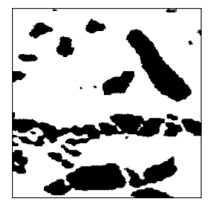
#> input picture Python/Daftar gambar eksperimen-20231205/ruin1.jpg, 210 x 206 px
$ python suplemen6_translasi.py
#> lines starting #> are read from the running program, lines starting #| are printed output that depends on the picture
import cv2
import numpy as np
from matplotlib import pyplot as plt

imggambar= cv2.imread("Daftar gambar eksperimen-20231205/ruin1.jpg",-1)
#> imggambar is the input picture: shape (206, 210, 3); min 0, max 255, mean 197.7

height, width = imggambar.shape[:2]
#> height = 206; width = 210

quarter_height, quarter_width = -height/2, width/2
#> quarter_height = -103; quarter_width = 105
T = np.float32([[1, 0, quarter_width], [0, 1, quarter_height]])
#> T = [[1, 0, 105], [0, 1, -103]]
img_translation = cv2.warpAffine(imggambar, T, (width, height))
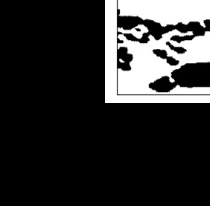
#> img_translation: shape (206, 210, 3); min 0, max 255, mean 45.3

tampil_hor=np.concatenate((imggambar,img_translation),axis=1)
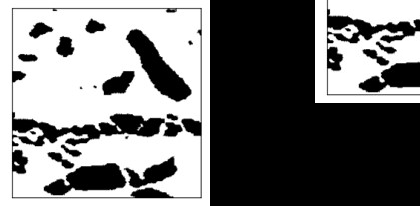
#> tampil_hor: shape (206, 420, 3); min 0, max 255, mean 121.5

cv2.imshow('concatenated_Verti',tampil_hor)


cv2.waitKey(0)
cv2.destroyAllWindows

$ run again, with Python/Daftar gambar eksperimen-20231205/ruin2.jpg copied over Python/Daftar gambar eksperimen-20231205/ruin1.jpg
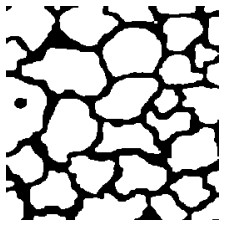
#> input picture Python/Daftar gambar eksperimen-20231205/ruin2.jpg, 230 x 228 px
#> imggambar is the input picture: shape (228, 230, 3); min 0, max 255, mean 189.7
#> `img_translation = cv2.warpAffine(imggambar, T, (width, height))`:
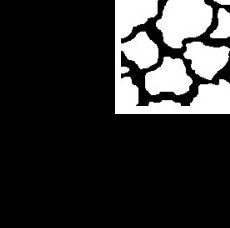
#> img_translation: shape (228, 230, 3); min 0, max 255, mean 46.9
#> `tampil_hor=np.concatenate((imggambar,img_translation),axis=1)`:
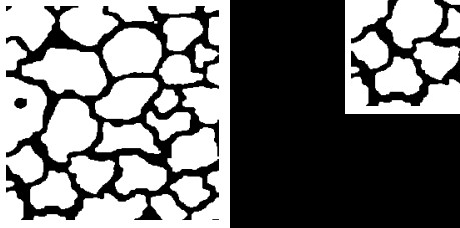
#> tampil_hor: shape (228, 460, 3); min 0, max 255, mean 118.3
